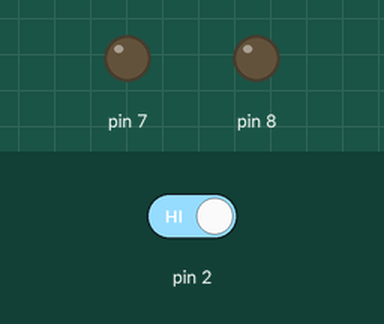
Recording of a sketch running on a simulated Arduino Uno, built with avr-gcc and run on an emulated ATmega328P. Parts: output pins drawn as LEDs (lit = HIGH). The inputs (shaded band) are chosen by the test bench; at power-on: pin 2 HIGH.

Above: at 1.2 s.
1.3 s: pin 2 driven LOW
At 2.2 s:
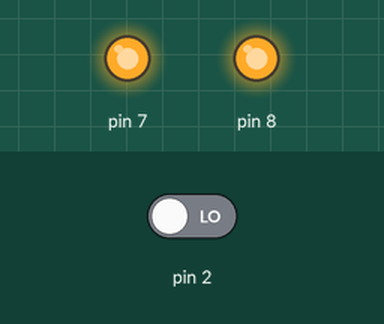
2.8 s: pin 2 driven HIGH
At 3.4 s:
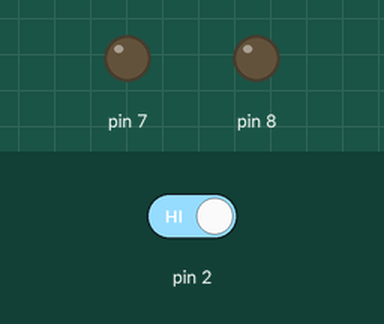
Timing chart, 0 to 5.8 s (numbered marks = the images above; inputs shaded):
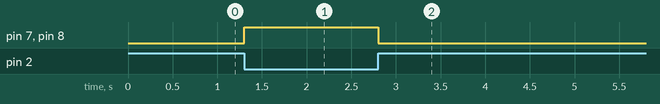

Measured:
- after the input at 1.3 s, pin 7, pin 8: LOW → HIGH at once
- after the input at 2.8 s, pin 7, pin 8: HIGH → LOW at once

The sketch:

buttonwLEDs.ino
```cpp
/*
Morse Code Key:
dot = LED on for 100 ms, then LED off for 100 ms
dash = LED on for 300 ms, then LED off for 100 ms
End of Letter = LED off for 1000 ms
End of Word = LED off for 2000 ms

Challenge #1: If I press the button, turn it on.  If I don't press the button, turn it off
Challenge #2: flip challenge #1
Challenge #3: If I press the button, turn on two lights.  If I don't press the button turn off two lights
Challenge #4: If I press the button, have one light on and the other off.  If I don't press the button, flip it.
Challenge #5: If I press the button, blink one light.  If don't press, turn both off.
Challenge #6: If I press the button, blink one light fast.  If I don't press the button, blink one light slowly.
Challenge #7: If I press the button, say S-O-S.  If I don't press the button, do nothing.


*/


void setup() {
  pinMode(2,INPUT);
  pinMode(7,OUTPUT);
  pinMode(8,OUTPUT);


}

void loop() {

  if (digitalRead(2) == LOW) {
    digitalWrite(7,HIGH);
    digitalWrite(8,HIGH);
  }
  else {
    digitalWrite(7,LOW);
    digitalWrite(8,LOW);
  }

}
```

ultrasonic_function.ino
```cpp
int ultrasonic(int trig_pin, int echo_pin) {

  long time;
  float distance;

  //-trigger a sound
  // send out trigger signal
  digitalWrite(trig_pin, LOW);
  delayMicroseconds(2);
  digitalWrite(trig_pin, HIGH);
  delayMicroseconds(20);
  digitalWrite(trig_pin, LOW);

  //- a sound has gone out!!
  //- wait for a sound to come back

  time = pulseIn(echo_pin, HIGH);

  //- calculate the distance in centimeters
  distance = 0.01715 * time;

  return distance;

}
```
